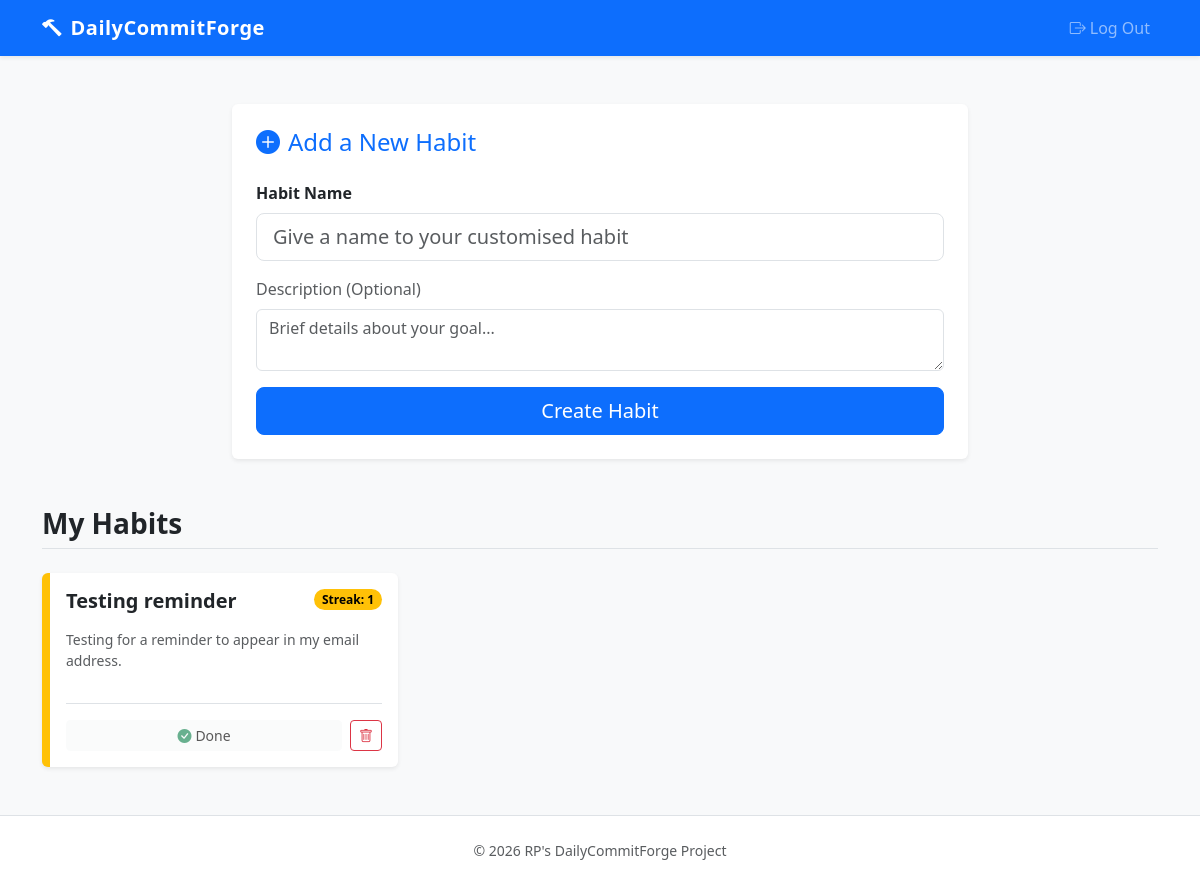
/ (signed in), run on the app's committed database.
### tables this page shows
CREATE TABLE habits (
    id INTEGER PRIMARY KEY AUTOINCREMENT,
    name TEXT NOT NULL,
    description TEXT,
    created_at DATETIME DEFAULT CURRENT_TIMESTAMP
, user_id INTEGER);

### app.py (the view)
@app.route('/')
@login_required # Protecting the dashboard
def index():
    db = get_db()
    today = date.today()
    habits_data = []
    try:
        habits_rows = db.execute(
            "SELECT * FROM habits WHERE user_id = ? ORDER BY created_at DESC",
            (session["user_id"],)
        ).fetchall()
        for habit in habits_rows:
            completions_rows = db.execute(
                "SELECT completion_date FROM completions WHERE habit_id = ? ORDER BY completion_date",
                (habit['id'],)
            ).fetchall()
            completion_dates = [c['completion_date'] for c in completions_rows]
            current_streak, longest_streak, is_completed, is_due = calculate_streak(completion_dates, today)
            habits_data.append({
                'id': habit['id'],
                'name': habit['name'],
                'description': habit['description'],
                'created_at': habit['created_at'],
                'current_streak': current_streak,
                'longest_streak': longest_streak,
                'completed_today': is_completed,
                'is_due': is_due,
            })
    except sqlite3.Error as e:
        print(f"DB Error: {e}")
        habits_data = []
    return render_template("index.html", habits=habits_data)

### app.py (called while the page is built)
def get_db():
    if 'db' not in g:
        g.db = sqlite3.connect(app.config['DATABASE'], detect_types=sqlite3.PARSE_DECLTYPES)
        g.db.row_factory = sqlite3.Row
    return g.db

### helpers.py (called while the page is built)
def login_required(f):
    @wraps(f)
    def decorated_function(*args, **kwargs):
        if session.get("user_id") is None:
            return redirect("/login")
        return f(*args, **kwargs)
    return decorated_function

### templates/index.html (shortened to what this page needs)
{% extends 'layout.html' %}
{% block main %}
{% if session["user_id"] %}
<div class="row justify-content-center mb-5">
    <div class="col-lg-8">
        <div class="card shadow-sm border-0">
            <div class="card-body p-4">
                <h2 class="card-title h4 mb-4 text-primary">
                    <i class="bi bi-plus-circle-fill me-2"></i>Add a New Habit
                </h2>
                <form method="POST" action="/add">
                    <div class="mb-3">
                        <label for="name" class="form-label fw-bold">Habit Name</label>
                        <input type="text" class="form-control form-control-lg" id="name" name="name" placeholder="Give a name to your customised habit" required>
                    </div>
                    <div class="mb-3">
                        <label for="description" class="form-label text-muted">Description (Optional)</label>
                        <textarea class="form-control" id="description" name="description" rows="2" placeholder="Brief details about your goal..."></textarea>
                    </div>
                    <div class="d-grid">
                        <button type="submit" class="btn btn-primary btn-lg">Create Habit</button>
                    </div>
                </form>
            </div>
        </div>
    </div>
</div>
{% endif %}
<h2 class="h3 fw-bold text-dark mb-4 border-bottom pb-2">My Habits</h2>
{% if habits %}
    <div class="row g-4">
        {% for habit in habits %}
            {% set streak = habit.current_streak %}
            {% if streak == 0 %}
                {% set border_color = "border-danger" %}
                {% set badge_color = "text-bg-danger" %}
            {% elif streak <= 4 %}
                {% set border_color = "border-warning" %}
                {% set badge_color = "text-bg-warning" %}
            {% else %}
                {% set border_color = "border-success" %}
                {% set badge_color = "text-bg-success" %}
            {% endif %}
            <div class="col-md-6 col-lg-4">
                <div class="card h-100 shadow-sm border-0 border-start streak-card {{ border_color }}">
                    <div class="card-body d-flex flex-column">
                        <div class="d-flex justify-content-between align-items-start mb-3">
                            <h3 class="h5 card-title fw-bold mb-0">{{ habit.name }}</h3>
                            <span class="badge {{ badge_color }} rounded-pill">
                                Streak: {{ streak }}
                            </span>
                        </div>
                        <p class="card-text text-muted flex-grow-1 small">
                            {{ habit.description or 'No description provided.' }}
                        </p>
                        <div class="d-flex justify-content-between align-items-center mt-3 pt-3 border-top">
                            {% if habit.completed_today %}
                                <button class="btn btn-light btn-sm w-100 me-2" disabled>
                                    <i class="bi bi-check-circle-fill text-success me-1"></i>Done
                                </button>
                            {% else %}
                                <form method="POST" action="/complete/{{ habit.id }}" class="w-100 me-2">
                                    <button type="submit" class="btn btn-success btn-sm w-100">
                                        Mark Complete
                                    </button>
                                </form>
                            {% endif %}
                            <button type="button"
                                    class="btn btn-outline-danger btn-sm"
                                    data-bs-toggle="modal"
                                    data-bs-target="#deleteModal"
                                    data-habit-id="{{ habit.id }}"
                                    data-habit-name="{{ habit.name }}">
                                <i class="bi bi-trash"></i>
                            </button>
                        </div>
                    </div>
                </div>
            </div>
        {% endfor %}
    </div>
{% else %}
    <div class="alert alert-info shadow-sm" role="alert">
        <h4 class="alert-heading"><i class="bi bi-info-circle me-2"></i>No habits yet!</h4>
        <p class="mb-0">You haven't added any habits. Use the form above to forge your first daily commitment.</p>
    </div>
{% endif %}
{% endblock %}

### templates/layout.html (style rules this page uses)
body { background-color: #f8f9fa; }
.streak-card { border-left-width: 8px !important; }

### data on the page
habits: name "Testing reminder", streak "1", description "Testing for a reminder to appear in my email address."
